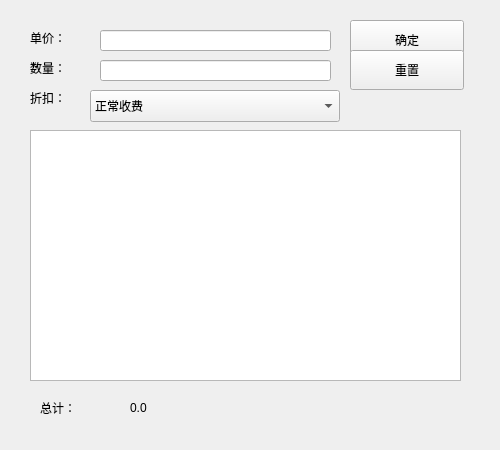
<?xml version="1.0" encoding="UTF-8"?>
<ui version="4.0">
 <class>Form</class>
 <widget class="QWidget" name="Form">
  <property name="geometry">
   <rect>
    <x>0</x>
    <y>0</y>
    <width>500</width>
    <height>450</height>
   </rect>
  </property>
  <property name="windowTitle">
   <string>Form</string>
  </property>
  <widget class="QLabel" name="label">
   <property name="geometry">
    <rect>
     <x>30</x>
     <y>30</y>
     <width>59</width>
     <height>16</height>
    </rect>
   </property>
   <property name="text">
    <string>单价：</string>
   </property>
  </widget>
  <widget class="QLabel" name="label_2">
   <property name="geometry">
    <rect>
     <x>30</x>
     <y>60</y>
     <width>59</width>
     <height>16</height>
    </rect>
   </property>
   <property name="text">
    <string>数量：</string>
   </property>
  </widget>
  <widget class="QLineEdit" name="txtPrice">
   <property name="geometry">
    <rect>
     <x>100</x>
     <y>30</y>
     <width>231</width>
     <height>21</height>
    </rect>
   </property>
   <property name="text">
    <string/>
   </property>
  </widget>
  <widget class="QLineEdit" name="txtNum">
   <property name="geometry">
    <rect>
     <x>100</x>
     <y>60</y>
     <width>231</width>
     <height>21</height>
    </rect>
   </property>
  </widget>
  <widget class="QPushButton" name="btnOK">
   <property name="geometry">
    <rect>
     <x>350</x>
     <y>20</y>
     <width>114</width>
     <height>40</height>
    </rect>
   </property>
   <property name="text">
    <string>确定</string>
   </property>
  </widget>
  <widget class="QPushButton" name="btnReset">
   <property name="geometry">
    <rect>
     <x>350</x>
     <y>50</y>
     <width>114</width>
     <height>40</height>
    </rect>
   </property>
   <property name="text">
    <string>重置</string>
   </property>
  </widget>
  <widget class="QLabel" name="label_3">
   <property name="geometry">
    <rect>
     <x>40</x>
     <y>400</y>
     <width>59</width>
     <height>16</height>
    </rect>
   </property>
   <property name="text">
    <string>总计：</string>
   </property>
  </widget>
  <widget class="QLabel" name="lblResult">
   <property name="geometry">
    <rect>
     <x>130</x>
     <y>400</y>
     <width>341</width>
     <height>16</height>
    </rect>
   </property>
   <property name="text">
    <string>0.0</string>
   </property>
   <property name="textFormat">
    <enum>Qt::PlainText</enum>
   </property>
  </widget>
  <widget class="QListWidget" name="lbxList">
   <property name="geometry">
    <rect>
     <x>30</x>
     <y>130</y>
     <width>431</width>
     <height>251</height>
    </rect>
   </property>
  </widget>
  <widget class="QLabel" name="label_4">
   <property name="geometry">
    <rect>
     <x>30</x>
     <y>90</y>
     <width>59</width>
     <height>16</height>
    </rect>
   </property>
   <property name="text">
    <string>折扣：</string>
   </property>
  </widget>
  <widget class="QComboBox" name="cbxType">
   <property name="geometry">
    <rect>
     <x>90</x>
     <y>90</y>
     <width>250</width>
     <height>32</height>
    </rect>
   </property>
   <item>
    <property name="text">
     <string>正常收费</string>
    </property>
   </item>
   <item>
    <property name="text">
     <string>打8折</string>
    </property>
   </item>
   <item>
    <property name="text">
     <string>打7折</string>
    </property>
   </item>
   <item>
    <property name="text">
     <string>打5折</string>
    </property>
   </item>
  </widget>
 </widget>
 <resources/>
 <connections>
  <connection>
   <sender>btnOK</sender>
   <signal>clicked()</signal>
   <receiver>btnOK</receiver>
   <slot>click()</slot>
   <hints>
    <hint type="sourcelabel">
     <x>406</x>
     <y>39</y>
    </hint>
    <hint type="destinationlabel">
     <x>406</x>
     <y>39</y>
    </hint>
   </hints>
  </connection>
 </connections>
</ui>
